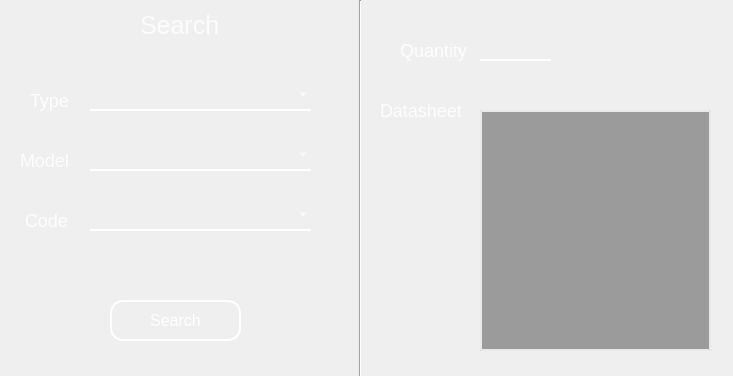
<?xml version="1.0" encoding="UTF-8"?>
<ui version="4.0">
 <class>Form</class>
 <widget class="QWidget" name="Form">
  <property name="geometry">
   <rect>
    <x>0</x>
    <y>0</y>
    <width>733</width>
    <height>376</height>
   </rect>
  </property>
  <property name="windowTitle">
   <string>Form</string>
  </property>
  <widget class="QLabel" name="backgroundLabel">
   <property name="geometry">
    <rect>
     <x>0</x>
     <y>0</y>
     <width>741</width>
     <height>381</height>
    </rect>
   </property>
   <property name="styleSheet">
    <string notr="true">QLabel#backgroundLabel{
background-image: url(:/bg-img/background.png);
}</string>
   </property>
   <property name="text">
    <string/>
   </property>
  </widget>
  <widget class="QLabel" name="searchLabel">
   <property name="geometry">
    <rect>
     <x>140</x>
     <y>10</y>
     <width>81</width>
     <height>31</height>
    </rect>
   </property>
   <property name="styleSheet">
    <string notr="true">QLabel#searchLabel{
color: rgba(255,255,255,200);
font-size: 25px;
font-family: &quot;Arial&quot;;
}</string>
   </property>
   <property name="text">
    <string>Search</string>
   </property>
  </widget>
  <widget class="QLabel" name="tip_Label">
   <property name="geometry">
    <rect>
     <x>30</x>
     <y>90</y>
     <width>41</width>
     <height>21</height>
    </rect>
   </property>
   <property name="styleSheet">
    <string notr="true">QLabel#tip_Label{
color: rgba(255,255,255,225);
font-size: 18px;
font-family: &quot;Arial&quot;;
}</string>
   </property>
   <property name="text">
    <string>Type</string>
   </property>
  </widget>
  <widget class="QPushButton" name="SearchConfirm_Button">
   <property name="geometry">
    <rect>
     <x>110</x>
     <y>300</y>
     <width>131</width>
     <height>41</height>
    </rect>
   </property>
   <property name="styleSheet">
    <string notr="true">QPushButton#SearchConfirm_Button{
background-color: rgba(0,0,0,0);
color: white;
font-size: 16px;
font-family: &quot;Arial&quot;;
border: 2px solid white;
border-radius: 13px;
}
QPushButton#SearchConfirm_Button:hover{
background-color: rgba(0,0,0,125);
}</string>
   </property>
   <property name="text">
    <string>Search</string>
   </property>
  </widget>
  <widget class="QComboBox" name="type_comboBox">
   <property name="geometry">
    <rect>
     <x>90</x>
     <y>80</y>
     <width>221</width>
     <height>31</height>
    </rect>
   </property>
   <property name="styleSheet">
    <string notr="true">QComboBox#type_comboBox{
background-color: rgba(0,0,0,0);
border:none;
border-bottom: 2px solid white;
color: white;
font-size: 16px;
}</string>
   </property>
  </widget>
  <widget class="QComboBox" name="model_comboBox">
   <property name="geometry">
    <rect>
     <x>90</x>
     <y>140</y>
     <width>221</width>
     <height>31</height>
    </rect>
   </property>
   <property name="styleSheet">
    <string notr="true">QComboBox#model_comboBox{
background-color: rgba(0,0,0,0);
border:none;
border-bottom: 2px solid white;
color: white;
font-size: 16px;
}</string>
   </property>
  </widget>
  <widget class="QLabel" name="model_label">
   <property name="geometry">
    <rect>
     <x>20</x>
     <y>150</y>
     <width>51</width>
     <height>21</height>
    </rect>
   </property>
   <property name="styleSheet">
    <string notr="true">QLabel#model_label{
color: rgba(255,255,255,225);
font-size: 18px;
font-family: &quot;Arial&quot;;
}</string>
   </property>
   <property name="text">
    <string>Model</string>
   </property>
  </widget>
  <widget class="QComboBox" name="code_comboBox">
   <property name="geometry">
    <rect>
     <x>90</x>
     <y>200</y>
     <width>221</width>
     <height>31</height>
    </rect>
   </property>
   <property name="styleSheet">
    <string notr="true">QComboBox#code_comboBox{
background-color: rgba(0,0,0,0);
border:none;
border-bottom: 2px solid white;
color: white;
font-size: 16px;
}</string>
   </property>
  </widget>
  <widget class="QLabel" name="code_label">
   <property name="geometry">
    <rect>
     <x>25</x>
     <y>210</y>
     <width>51</width>
     <height>21</height>
    </rect>
   </property>
   <property name="styleSheet">
    <string notr="true">QLabel#code_label{
color: rgba(255,255,255,225);
font-size: 18px;
font-family: &quot;Arial&quot;;
}</string>
   </property>
   <property name="text">
    <string>Code</string>
   </property>
  </widget>
  <widget class="Line" name="line">
   <property name="geometry">
    <rect>
     <x>350</x>
     <y>0</y>
     <width>20</width>
     <height>381</height>
    </rect>
   </property>
   <property name="orientation">
    <enum>Qt::Vertical</enum>
   </property>
  </widget>
  <widget class="QLabel" name="quantity_label">
   <property name="geometry">
    <rect>
     <x>400</x>
     <y>40</y>
     <width>71</width>
     <height>21</height>
    </rect>
   </property>
   <property name="styleSheet">
    <string notr="true">QLabel#quantity_label{
color: rgba(255,255,255,225);
font-size: 18px;
font-family: &quot;Arial&quot;;
}</string>
   </property>
   <property name="text">
    <string>Quantity</string>
   </property>
  </widget>
  <widget class="QTextEdit" name="quantity_textEdit">
   <property name="geometry">
    <rect>
     <x>480</x>
     <y>30</y>
     <width>71</width>
     <height>31</height>
    </rect>
   </property>
   <property name="font">
    <font>
     <pointsize>12</pointsize>
    </font>
   </property>
   <property name="styleSheet">
    <string notr="true">QTextEdit#quantity_textEdit{
background-color: rgba(0,0,0,0);
color: white;
border: none;
border-bottom: 2px solid white;
}</string>
   </property>
   <property name="readOnly">
    <bool>true</bool>
   </property>
  </widget>
  <widget class="QLabel" name="datasheet_label">
   <property name="geometry">
    <rect>
     <x>380</x>
     <y>100</y>
     <width>91</width>
     <height>21</height>
    </rect>
   </property>
   <property name="styleSheet">
    <string notr="true">QLabel#datasheet_label{
color: rgba(255,255,255,225);
font-size: 18px;
font-family: &quot;Arial&quot;;
}</string>
   </property>
   <property name="text">
    <string>Datasheet</string>
   </property>
  </widget>
  <widget class="QTextEdit" name="datasheet_textEdit">
   <property name="geometry">
    <rect>
     <x>480</x>
     <y>110</y>
     <width>231</width>
     <height>241</height>
    </rect>
   </property>
   <property name="font">
    <font>
     <pointsize>12</pointsize>
    </font>
   </property>
   <property name="styleSheet">
    <string notr="true">QTextEdit#datasheet_textEdit{
background-color: rgba(0,0,0,90);
color: white;
border: 2px solid rgba(255,255,255,200);
}</string>
   </property>
   <property name="readOnly">
    <bool>true</bool>
   </property>
  </widget>
 </widget>
 <resources>
  <include location="../res/background.qrc"/>
 </resources>
 <connections/>
</ui>
